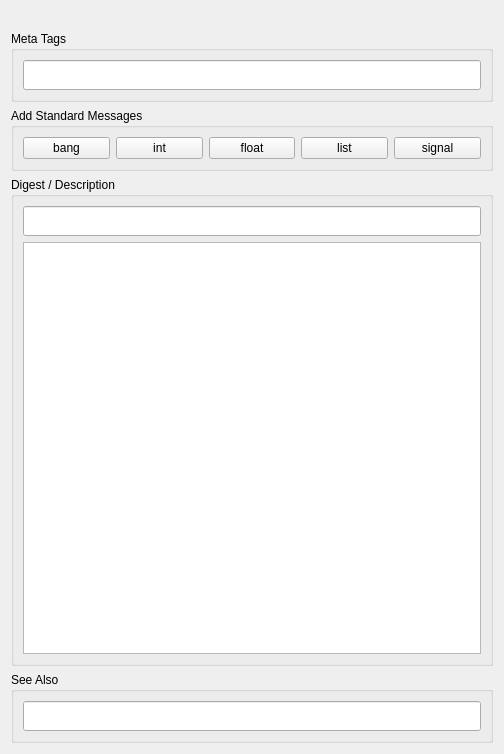
<?xml version="1.0" encoding="UTF-8"?>
<ui version="4.0">
 <class>Help::Page::Patch</class>
 <widget class="QWidget" name="Help::Page::Patch">
  <property name="geometry">
   <rect>
    <x>0</x>
    <y>0</y>
    <width>504</width>
    <height>754</height>
   </rect>
  </property>
  <property name="windowTitle">
   <string>Form</string>
  </property>
  <layout class="QVBoxLayout" name="verticalLayout_4">
   <item>
    <widget class="QLabel" name="keyInfo">
     <property name="text">
      <string/>
     </property>
     <property name="alignment">
      <set>Qt::AlignLeading|Qt::AlignLeft|Qt::AlignVCenter</set>
     </property>
    </widget>
   </item>
   <item>
    <widget class="QGroupBox" name="meetaTagGroup">
     <property name="title">
      <string>Meta Tags</string>
     </property>
     <property name="flat">
      <bool>true</bool>
     </property>
     <layout class="QVBoxLayout" name="verticalLayout_3">
      <item>
       <widget class="QLineEdit" name="metaTagEdit">
        <property name="minimumSize">
         <size>
          <width>0</width>
          <height>30</height>
         </size>
        </property>
       </widget>
      </item>
     </layout>
    </widget>
   </item>
   <item>
    <widget class="QGroupBox" name="messageGroup">
     <property name="title">
      <string>Add Standard Messages</string>
     </property>
     <property name="flat">
      <bool>true</bool>
     </property>
     <layout class="QHBoxLayout" name="horizontalLayout">
      <item>
       <widget class="QPushButton" name="messageBangButton">
        <property name="text">
         <string>bang</string>
        </property>
       </widget>
      </item>
      <item>
       <widget class="QPushButton" name="messageIntButton">
        <property name="text">
         <string>int</string>
        </property>
       </widget>
      </item>
      <item>
       <widget class="QPushButton" name="messageFloatButton">
        <property name="text">
         <string>float</string>
        </property>
       </widget>
      </item>
      <item>
       <widget class="QPushButton" name="messageListButton">
        <property name="text">
         <string>list</string>
        </property>
       </widget>
      </item>
      <item>
       <widget class="QPushButton" name="messageSignalButton">
        <property name="text">
         <string>signal</string>
        </property>
       </widget>
      </item>
     </layout>
    </widget>
   </item>
   <item>
    <widget class="QGroupBox" name="digestGroup">
     <property name="title">
      <string>Digest / Description</string>
     </property>
     <property name="flat">
      <bool>true</bool>
     </property>
     <layout class="QVBoxLayout" name="verticalLayout">
      <item>
       <widget class="QLineEdit" name="digestEdit">
        <property name="minimumSize">
         <size>
          <width>0</width>
          <height>30</height>
         </size>
        </property>
       </widget>
      </item>
      <item>
       <widget class="QPlainTextEdit" name="descrptionEdit"/>
      </item>
     </layout>
    </widget>
   </item>
   <item>
    <widget class="QGroupBox" name="seeAlsoGroup">
     <property name="title">
      <string>See Also</string>
     </property>
     <property name="flat">
      <bool>true</bool>
     </property>
     <layout class="QVBoxLayout" name="verticalLayout_2">
      <item>
       <widget class="QLineEdit" name="seeAlsoEdit">
        <property name="minimumSize">
         <size>
          <width>0</width>
          <height>30</height>
         </size>
        </property>
       </widget>
      </item>
     </layout>
    </widget>
   </item>
  </layout>
 </widget>
 <resources/>
 <connections/>
</ui>
